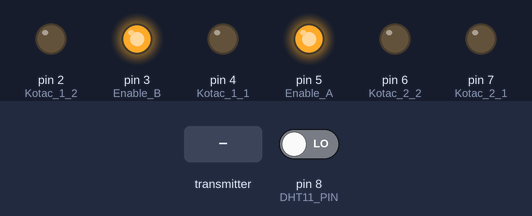
Bench run of a sketch on a simulated Arduino Uno, built with avr-gcc and run on an emulated ATmega328P. Shown: output pins drawn as LEDs (lit = HIGH). The test bench sets the inputs (shaded band); at power-on: pin 8 (DHT11_PIN) LOW. No radio packets arrive unless stated; what the sketch prints to the serial monitor is not drawn.

Above: at 0.1 s.
At 1.2 s:
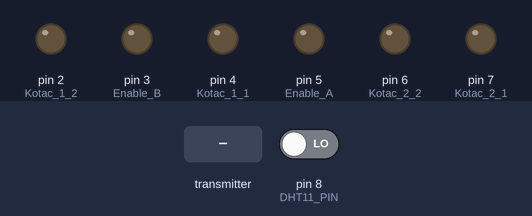
1.3 s: the transmitter starts sending Primljeni_podatak = 512
Timing chart, 0 to 4.3 s (numbered marks = the images above; inputs shaded):
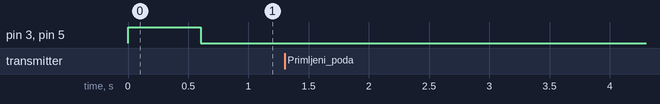

Measured:
- after the input at 1.3 s, every drawn part: stays the same

The sketch:

REC_1.ino
```cpp
/*
digitalWrite(Kotac_1_2, HIGH);  <-- NAPRED
 digitalWrite(Kotac_2_2, HIGH);

 //**\\ BRZINA //**\\

 101 - 199

 //**\\ SMJER //**\\

 1 - STOP
 2 - NAPRED
 3 - NAZAD
 4 - LIJEVO
 5 - DESNO
 6 - NAZAD_DESNO
 6 - NAZAD_LIJEVO


 */
#include <SPI.h>
#include <nRF24L01.h>
#include <RF24.h>
#include <dht.h>

dht DHT;
#define DHT11_PIN 8
const uint64_t pipes[2] = {0xF0F0F0F0E1LL, 0xF0F0F0F0D2LL };

RF24 radio(9,10);
int Primljeni_podatak=0,Primljena_brzina=0;
int podaci=0;

int Enable_A = 5;
int Enable_B = 3;
int Kotac_1_1 = 4;
int Kotac_1_2 = 2;
int Kotac_2_1 = 7;
int Kotac_2_2 = 6;
int mn_brzine=30;
 //int chk = DHT.read11(DHT11_PIN);

void setup()
{

  pinMode(Enable_A, OUTPUT);
  pinMode(Enable_B, OUTPUT);
  pinMode(Kotac_1_1, OUTPUT);
  pinMode(Kotac_1_2, OUTPUT);
  pinMode(Kotac_2_1, OUTPUT);
  pinMode(Kotac_2_2, OUTPUT);
  digitalWrite(Enable_A, HIGH);
  digitalWrite(Enable_B, HIGH);
  digitalWrite(Kotac_1_2, LOW);
  digitalWrite(Kotac_1_1, LOW);
  digitalWrite(Kotac_2_2, LOW);
  digitalWrite(Kotac_2_1, LOW);
  Serial.begin(9600);
  radio.begin();
  radio.openReadingPipe(1,pipes[0]);
  radio.openWritingPipe(pipes[1]);
  radio.startListening();

}

void Primanje()
{
  boolean primio=false;
  long vrijeme=millis();
  //radio.startListening();
radio.startListening();
  while(primio==false)
  {
    if ( radio.available() )
    {
      radio.read( &Primljeni_podatak, sizeof(Primljeni_podatak) );
      F_dek(Primljeni_podatak);
      primio=true;
      vrijeme=millis();
    }
    else if(millis()-vrijeme>600)
    {
      Primljeni_podatak=1;
      F_dek(Primljeni_podatak);
    }
  }
}

void Slanje(int kod)
{
  radio.stopListening();
  delay(20);
  for(int i=0;i<=15;i++) radio.write( &kod, sizeof(kod) );
}

void Kratko_slanje(int kod)
{
  radio.stopListening();
  delay(20);
  for(int i=0;i<=1;i++) radio.write( &kod, sizeof(kod) );
}

void Smjer (int kod)
{
 // Serial.print(kod);
  //radio.stopListening();
  if(kod==1)
  {
    digitalWrite(Kotac_1_2, LOW);
    digitalWrite(Kotac_1_1, LOW);
    digitalWrite(Kotac_2_2, LOW);
    digitalWrite(Kotac_2_1, LOW);
    analogWrite(Enable_A, 0);
    analogWrite(Enable_B, 0);
   }

  else if(kod==2) //nazad
  {
    digitalWrite(Kotac_2_1, HIGH);
    digitalWrite(Kotac_1_1, HIGH);
    analogWrite(Enable_A, 120);
    analogWrite(Enable_B, 120-40);
  }

  else if(kod==3) //napred
  {
    digitalWrite(Kotac_2_2, HIGH);
    digitalWrite(Kotac_1_2, HIGH);
    analogWrite(Enable_A, 120);
    analogWrite(Enable_B, 120-30);
  }

   else if(kod==4)
  {
   digitalWrite(Kotac_1_2, HIGH);
   analogWrite(Enable_A,90);
  }

   else if(kod==5)
  {
   digitalWrite(Kotac_2_2, HIGH);
   analogWrite(Enable_B, 80);
   }
   else if(kod==6) //napred_brzo
  {
    digitalWrite(Kotac_2_2, HIGH);
    digitalWrite(Kotac_1_2, HIGH);
    analogWrite(Enable_A, 240);
    analogWrite(Enable_B, 240-40);
  }

  else if(kod==7) //NAPRED DESNO
  {
    digitalWrite(Kotac_2_1, HIGH);
    digitalWrite(Kotac_1_1, HIGH);
    analogWrite(Enable_A, 240);
    analogWrite(Enable_B, 240-40);
  }

   else if(kod==8) //NAPRED LIJEVO
  {
    digitalWrite(Kotac_2_1, HIGH);
    digitalWrite(Kotac_1_1, HIGH);
    analogWrite(Enable_A, 240);
    analogWrite(Enable_B, 240-40);
  }

   else if(kod==9) //NAZAD DESNO
  {
    digitalWrite(Kotac_2_1, HIGH);
    digitalWrite(Kotac_1_1, HIGH);
    analogWrite(Enable_A, 240);
    analogWrite(Enable_B, 240-40);
  }

  else if(kod==10) //NAZAD LIJEVO
  {
    digitalWrite(Kotac_2_1, HIGH);
    digitalWrite(Kotac_1_1, HIGH);
    analogWrite(Enable_A, 240);
    analogWrite(Enable_B, 240-40);
  }

Primljeni_podatak=0;
}

void Senzor(int broj)
{
DHT.read11(DHT11_PIN);
int Vl_zraka=DHT.humidity;
int Temp=DHT.temperature;
Serial.println(Vl_zraka);
Serial.println(Temp);
if(broj==2) Slanje(Vl_zraka);
if(broj==3) Slanje(Temp);
}

void LED()
{
digitalWrite(13,HIGH);
delay(200);
digitalWrite(13,LOW);
}


void F_dek (int kod)
{
  //Serial.println(kod);

  if(kod==601) LED();

  if(kod<199&&kod>=101) Primljena_brzina=kod%100;
  if(kod<99&&kod>=1) Smjer(kod);
  if(kod==500) Kratko_slanje(501);
  if(kod>500&&kod<600) Senzor(kod%100);
}


void loop()
{
Primanje();
}
```
